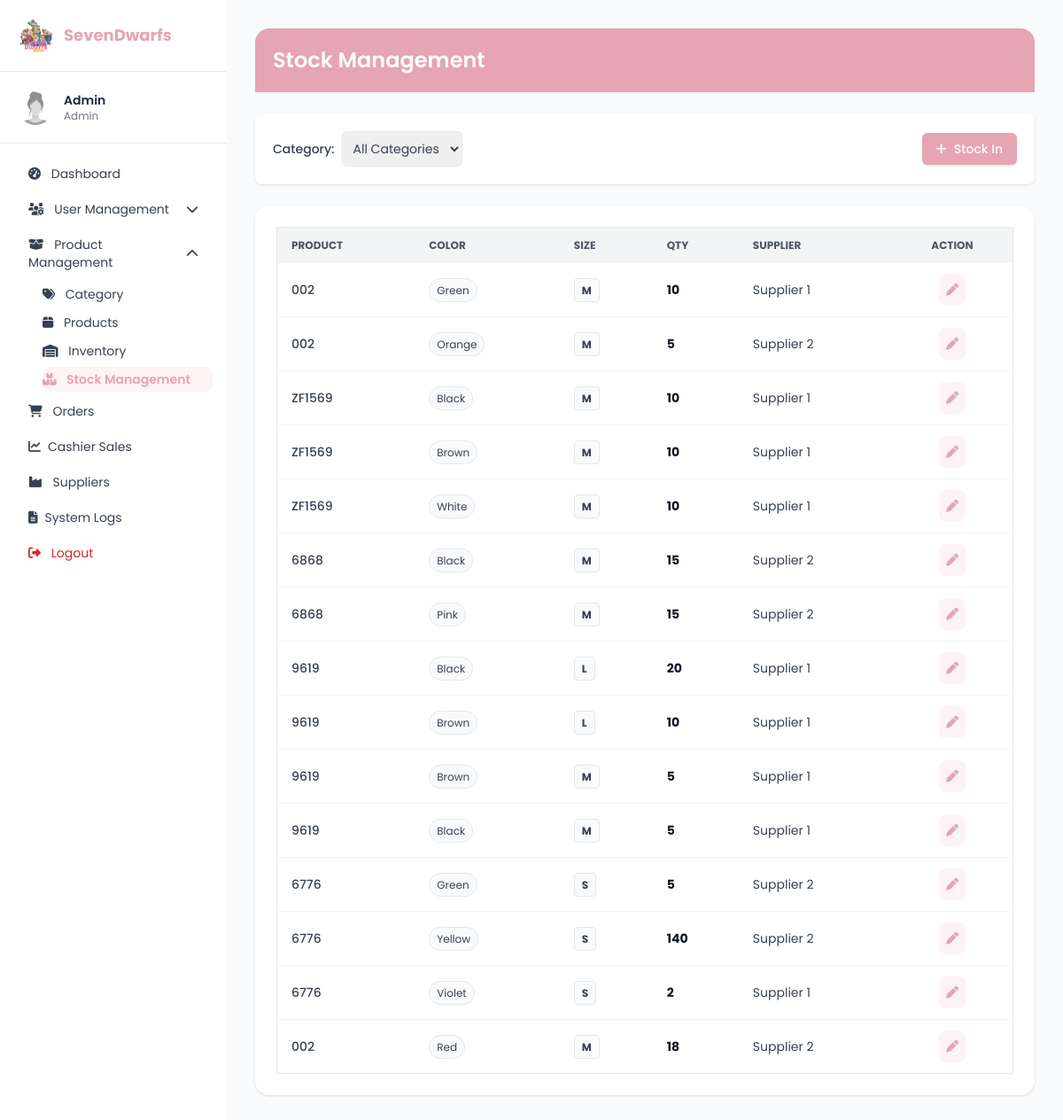
The page /stock_management.php on the database as committed earlier.
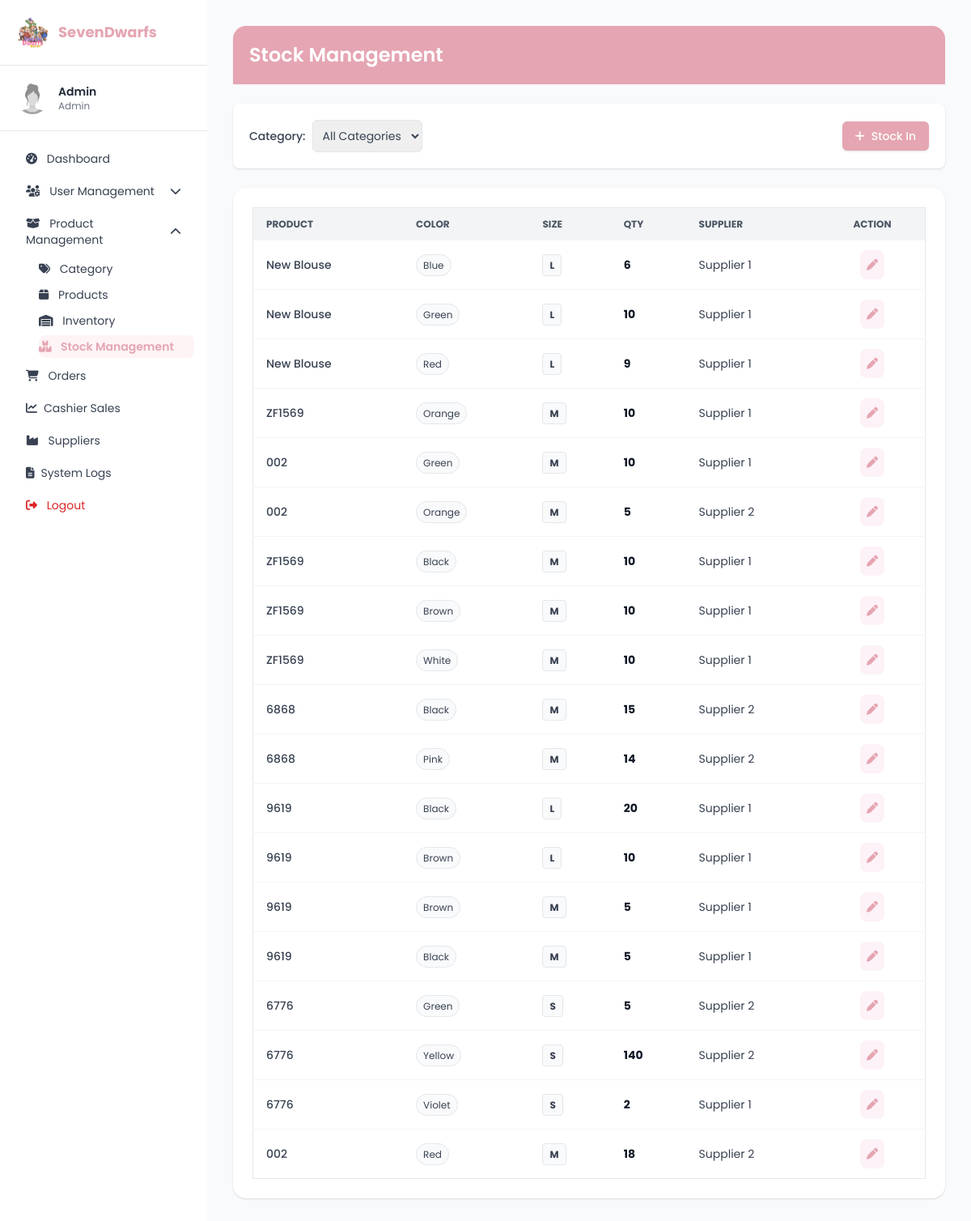
The same page on the database as committed later.
### tables this page shows
CREATE TABLE `stock` (
  `stock_id` int(11) NOT NULL,
  `product_id` int(11) NOT NULL,
  `current_qty` int(11) DEFAULT 0,
  `color_id` int(11) DEFAULT NULL,
  `size_id` int(11) DEFAULT NULL
);

CREATE TABLE `products` (
  `product_id` int(11) NOT NULL,
  `product_name` varchar(255) DEFAULT NULL,
  `description` text DEFAULT NULL,
  `price_id` int(11) DEFAULT NULL,
  `stocks` int(11) DEFAULT NULL,
  `category_id` int(11) DEFAULT NULL,
  `image_url` text DEFAULT NULL,
  `created_at` timestamp NOT NULL DEFAULT current_timestamp(),
  `supplier_id` int(11) DEFAULT NULL,
  `supplier_price` decimal(10,2) NOT NULL,
  `revenue` decimal(10,2) GENERATED ALWAYS AS (`price_id` - `supplier_price`) STORED,
  `sizes` varchar(255) DEFAULT NULL,
  `colors` varchar(255) DEFAULT NULL
);

CREATE TABLE `colors` (
  `color_id` int(11) NOT NULL,
  `color` varchar(50) NOT NULL
);

CREATE TABLE `sizes` (
  `size_id` int(11) NOT NULL,
  `size` varchar(50) NOT NULL
);

### stock_management.php (the view, shortened to what the changed rows need)
<?php
require 'conn.php';
function e($v) { return htmlspecialchars($v ?? '', ENT_QUOTES, 'UTF-8'); }
$selected_category = isset($_GET['category_id']) ? intval($_GET['category_id']) : 0;
$stock_rows = [];
$stockQuery = "
    SELECT
        s.stock_id,
        p.product_id,
        p.product_name,
        s.color_id,
        s.size_id,
        col.color,
        sz.size,
        COALESCE(s.current_qty, 0) AS current_qty,
        MAX(sup.supplier_id) AS supplier_id,
        MAX(sup.supplier_name) AS supplier_name,
        MAX(si.date_added) AS date_added
    FROM products p
    INNER JOIN stock s ON p.product_id = s.product_id
    LEFT JOIN categories c ON p.category_id = c.category_id
    LEFT JOIN colors col ON s.color_id = col.color_id
    LEFT JOIN sizes sz ON s.size_id = sz.size_id
    LEFT JOIN stock_in si ON si.stock_id = s.stock_id
    LEFT JOIN suppliers sup ON si.supplier_id = sup.supplier_id
    " . ($selected_category ? "WHERE p.category_id = ? " : "") . "
    GROUP BY s.stock_id, p.product_id, p.product_name, s.color_id, s.size_id, col.color, sz.size, s.current_qty
    ORDER BY date_added DESC, p.product_name ASC
";
if ($stmt = $conn->prepare($stockQuery)) {
    $stmt->execute();
    $res = $stmt->get_result();
    while ($r = $res->fetch_assoc()) {
        $stock_rows[] = $r;
    }
}
?>
<!DOCTYPE html>
<html lang="en">
<head>
  <script src="https://cdn.tailwindcss.com"></script>
  <link href="https://cdnjs.cloudflare.com/ajax/libs/font-awesome/6.4.0/css/all.min.css" rel="stylesheet" />
</head>
<body class="font-poppins text-sm"
      x-data="{
          userMenu: false,
          productMenu: true,
          stockInOpen: false,
          editStockOpen: false,
          editData: {
              id: null,
              product_id: '',
              qty: 0,
              supplier_id: '',
              color_id: '',
              size_id: ''
          }
      }">
<div class="flex min-h-screen">
  <aside class="w-64 bg-white sidebar" x-data="{ userMenu: false, productMenu: true }">
    <div class="p-5 border-b">
      <div class="flex items-center space-x-3">
        <h2 class="text-lg font-bold text-[var(--rose)]">SevenDwarfs</h2>
      </div>
    </div>
  </aside>
  <main class="flex-1 p-8 bg-gray-50 space-y-6 overflow-auto">
    <div class="bg-[var(--rose)] text-white p-5 rounded-t-2xl shadow-sm">
      <h1 class="text-2xl font-semibold">Stock Management</h1>
    </div>
    <div class="bg-white p-6 rounded-2xl shadow">
      <div class="overflow-x-auto">
        <table class="min-w-full border border-gray-200 rounded-lg text-sm">
          <thead class="bg-gray-100 text-gray-600 uppercase text-xs">
            <tr>
              <th class="px-4 py-3 text-left">Product</th>
              <th class="px-4 py-3 text-left">Color</th>
              <th class="px-4 py-3 text-left">Size</th>
              <th class="px-4 py-3 text-left">Qty</th>
              <th class="px-4 py-3 text-left">Supplier</th>
              <th class="px-4 py-3 text-center">Action</th>
            </tr>
          </thead>
          <tbody class="divide-y divide-gray-100 text-gray-700">
            <?php if (count($stock_rows) > 0): foreach ($stock_rows as $row): ?>
              <tr class="hover:bg-gray-50 transition">
                <td class="px-4 py-3 font-medium"><?= e($row['product_name']) ?></td>
                <td class="px-4 py-3"><span class="px-2 py-1 rounded-full border bg-gray-50 text-xs"><?= e($row['color'] ?: 'N/A') ?></span></td>
                <td class="px-4 py-3"><span class="px-2 py-1 rounded border bg-gray-50 text-xs font-bold"><?= e($row['size'] ?: 'N/A') ?></span></td>
                <td class="px-4 py-3 font-bold text-gray-900"><?= (int)$row['current_qty'] ?></td>
                <td class="px-4 py-3"><?= e($row['supplier_name'] ?? 'N/A') ?></td>
                <td class="px-4 py-3 text-center">
                    <button
                        @click="
                            editStockOpen = true;
                            editData = {
                                id: <?= $row['stock_id'] ?>,
                                product_id: '<?= $row['product_id'] ?>',
                                qty: <?= (int)$row['current_qty'] ?>,
                                supplier_id: '<?= $row['supplier_id'] ?>',
                                color_id: '<?= $row['color_id'] ?>',
                                size_id: '<?= $row['size_id'] ?>'
                            };
                            // Trigger Product Load for the Modal
                            loadProductsForEdit('<?= $row['supplier_id'] ?>', '<?= $row['product_id'] ?>');
                        "
                        class="text-[var(--rose)] hover:text-[var(--rose-hover)] bg-pink-50 hover:bg-pink-100 p-2 rounded-lg transition"
                        title="Edit Details">
                        <i class="fas fa-pen"></i>
                    </button>
                </td>
              </tr>
            <?php endforeach; else: ?>
              <tr><td colspan="6" class="text-center py-6 text-gray-500">No stock records found.</td></tr>
            <?php endif; ?>
          </tbody>
        </table>
      </div>
    </div>
  </main>
</div>
</body>
</html>

Rows that differ between the two databases and show on the page:
added stock: product.product_name "New Blouse", color.color "Blue", size.size "L", current_qty "6", supplier_name "Supplier 1"
added stock: product.product_name "New Blouse", color.color "Green", size.size "L", current_qty "10", supplier_name "Supplier 1"
added stock: product.product_name "New Blouse", color.color "Red", size.size "L", current_qty "9", supplier_name "Supplier 1"
added stock: product.product_name "ZF1569", color.color "Orange", size.size "M", current_qty "10", supplier_name "Supplier 1"
changed stock "Pink": current_qty "15" → "14"
